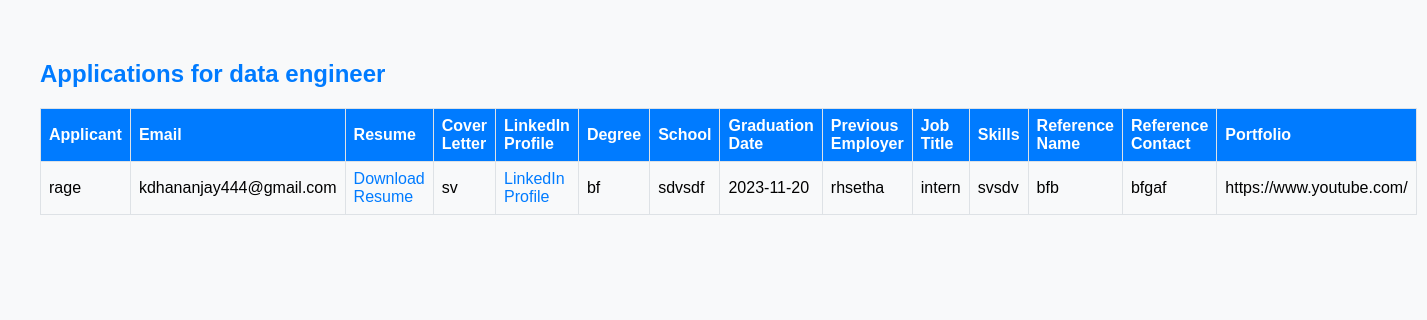
The app's page /job_applications/1 with its own data.
### jobfinderportal rv/jobfinderportal-master/app.py (models this page shows, shortened)
class Job(db.Model):
    id = db.Column(db.Integer, primary_key=True)
    job_title = db.Column(db.String(255), nullable=False)
    job_description = db.Column(db.String(1000), nullable=True)
    company_name = db.Column(db.String(255), nullable=False)
    location = db.Column(db.String(255), nullable=False)
    salary = db.Column(db.String(20), nullable=True)
    job_type = db.Column(db.String(50), nullable=True)
    posted_date = db.Column(db.String(50), nullable=True)
    company_logo = db.Column(db.String(255), nullable=True)
    job_category = db.Column(db.String(255), nullable=True)
    experience = db.Column(db.String(20), nullable=True)
    user_id = db.Column(db.Integer, db.ForeignKey('user.id'), nullable=False)
    applications = db.relationship('JobApplication', backref='job', lazy=True)

class JobApplication(db.Model):
    id = db.Column(db.Integer, primary_key=True)
    user_id = db.Column(db.Integer, db.ForeignKey('user.id'), nullable=False)
    job_id = db.Column(db.Integer, db.ForeignKey('job.id'), nullable=False)
    full_name = db.Column(db.String(255), nullable=True)
    resume_filename = db.Column(db.String(255), nullable=True)
    cover_letter = db.Column(db.Text, nullable=True)
    linkedin_profile = db.Column(db.String(255), nullable=True)
    email = db.Column(db.String(120), nullable=True)
    phone_number = db.Column(db.String(20), nullable=True)
    address = db.Column(db.String(255), nullable=True)
    degree = db.Column(db.String(50), nullable=True)
    school = db.Column(db.String(50), nullable=True)
    graduation_date = db.Column(db.String(20), nullable=True)
    previous_employer = db.Column(db.String(255), nullable=True)
    job_title = db.Column(db.String(255), nullable=True)
    dates_of_employment = db.Column(db.String(50), nullable=True)
    job_responsibilities = db.Column(db.String(1000), nullable=True)
    skills = db.Column(db.String(255), nullable=True)
    reference_name = db.Column(db.String(120), nullable=True)
    reference_contact = db.Column(db.String(20), nullable=True)
    portfolio = db.Column(db.String(255), nullable=True)
    resume = db.Column(db.String(255), nullable=True)

class User(db.Model, UserMixin):
    id = db.Column(db.Integer, primary_key=True)
    email = db.Column(db.String(120), unique=True, nullable=False)
    password = db.Column(db.String(120), nullable=False)
    username = db.Column(db.String(120), unique=True, nullable=False)
    name = db.Column(db.String(120), nullable=False)
    phone = db.Column(db.String(20), nullable=True)
    job = db.Column(db.String(50), nullable=True)
    education = db.Column(db.String(50), nullable=True)
    address = db.Column(db.String(255), nullable=True)
    user_type = db.Column(db.String(20), nullable=False)
    full_name = db.Column(db.String(120), nullable=True)
    jobs = db.relationship('Job', backref='user', lazy=True)
    applications = db.relationship('JobApplication', backref='user', lazy=True)

### jobfinderportal rv/jobfinderportal-master/app.py (the view)
@app.route('/job_applications/<int:job_id>')
def job_applications(job_id):
    job = Job.query.get_or_404(job_id)
    applications = job.applications
    for application in applications:
        print(f"Application ID: {application.id}")
        print(f"Applicant: {application.user.full_name}")
        print(f"Email: {application.user.email}")
        print(f"Phone Number: {application.user.phone}")
        print(f"Address: {application.address}")
        print(f"Resume: {application.resume}")
        print(f"Cover Letter: {application.cover_letter}")
        print(f"LinkedIn Profile: {application.linkedin_profile}")
        print(f"Degree: {application.degree}")
        print(f"School: {application.school}")
        print(f"Graduation Date: {application.graduation_date}")
        print(f"Previous Employer: {application.previous_employer}")
        print(f"Job Title: {application.job_title}")
        print(f"Dates of Employment: {application.dates_of_employment}")
        print(f"Job Responsibilities: {application.job_responsibilities}")
        print(f"Skills: {application.skills}")
        print(f"Reference Name: {application.reference_name}")
        print(f"Reference Contact: {application.reference_contact}")
        print(f"Portfolio: {application.portfolio}")
        print("\n")
    return render_template('job_applications.html', job=job, applications=applications)

### jobfinderportal rv/jobfinderportal-master/templates/job_applications.html (shortened to what this page needs)
<!DOCTYPE html>
<html lang="en">
<head>
</head>
<body>
    <h2>Applications for {{ job.job_title }}</h2>
    <table>
        <thead>
            <tr>
                <th>Applicant</th>
                <th>Email</th>
                <th>Resume</th>
                <th>Cover Letter</th>
                <th>LinkedIn Profile</th>
                <th>Degree</th>
                <th>School</th>
                <th>Graduation Date</th>
                <th>Previous Employer</th>
                <th>Job Title</th>
                <th>Skills</th>
                <th>Reference Name</th>
                <th>Reference Contact</th>
                <th>Portfolio</th>
            </tr>
        </thead>
        <tbody>
            {% for application in applications %}
                <tr>
                    <td>{{ application.user.username }}</td>
                    <td>{{ application.user.email }}</td>
                    <td>
                        {% if application.resume_filename %}
                        <a href="{{ url_for('download_resume', application_id=application.id) }}" download>
                            Download Resume
                        </a>
                        {% else %}
                            N/A
                        {% endif %}
                    </td>
                    <td>{{ application.cover_letter | default('N/A') }}</td>
                    <td>
                        {% if application.linkedin_profile %}
                            <a href="{{ application.linkedin_profile }}" target="_blank">
                                LinkedIn Profile
                            </a>
                        {% else %}
                            N/A
                        {% endif %}
                    </td>
                    <td>{{ application.degree | default('N/A') }}</td>
                    <td>{{ application.school | default('N/A') }}</td>
                    <td>{{ application.graduation_date | default('N/A') }}</td>
                    <td>{{ application.previous_employer | default('N/A') }}</td>
                    <td>{{ application.job_title | default('N/A') }}</td>
                    <td>{{ application.skills | default('N/A') }}</td>
                    <td>{{ application.reference_name | default('N/A') }}</td>
                    <td>{{ application.reference_contact | default('N/A') }}</td>
                    <td>
                        {{ application.portfolio | default('N/A') }}
                    </td>
                </tr>
            {% endfor %}
        </tbody>
    </table>
</body>
</html>

### jobfinderportal rv/jobfinderportal-master/templates/job_applications.html (style rules this page uses)
body { font-family: 'Arial', sans-serif; margin: 20px; padding: 20px; background-color: #f8f9fa; }
h2 { color: #007bff; }
table { border-collapse: collapse; width: 100%; }
th, td { border: 1px solid #dee2e6; padding: 8px; text-align: left; }
th { background-color: #007bff; color: #ffffff; }
td a { text-decoration: none; color: #007bff; }

### records on screen
Job: job_title "data engineer"
JobApplication: user.username "rage", user.email "kdhananjay444@gmail.com", cover_letter "sv", degree "bf", school "sdvsdf", graduation_date "2023-11-20", previous_employer "rhsetha", job_title "intern", skills "svsdv", reference_name "bfb", reference_contact "bfgaf", portfolio "https://www.youtube.com/"
